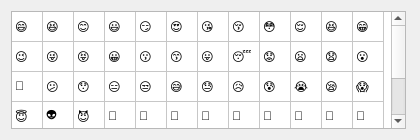
<?xml version="1.0" encoding="UTF-8"?>
<ui version="4.0">
 <class>QMEmoji</class>
 <widget class="QWidget" name="QMEmoji">
  <property name="geometry">
   <rect>
    <x>0</x>
    <y>0</y>
    <width>420</width>
    <height>140</height>
   </rect>
  </property>
  <property name="windowTitle">
   <string>Form</string>
  </property>
  <layout class="QVBoxLayout" name="verticalLayout">
   <item>
    <widget class="QMTable" name="tableWidget">
     <property name="minimumSize">
      <size>
       <width>395</width>
       <height>0</height>
      </size>
     </property>
     <property name="maximumSize">
      <size>
       <width>395</width>
       <height>16777215</height>
      </size>
     </property>
     <property name="dragEnabled">
      <bool>false</bool>
     </property>
     <attribute name="horizontalHeaderVisible">
      <bool>false</bool>
     </attribute>
     <attribute name="horizontalHeaderCascadingSectionResizes">
      <bool>false</bool>
     </attribute>
     <attribute name="horizontalHeaderDefaultSectionSize">
      <number>31</number>
     </attribute>
     <attribute name="verticalHeaderVisible">
      <bool>false</bool>
     </attribute>
     <row>
      <property name="text">
       <string>1</string>
      </property>
     </row>
     <row>
      <property name="text">
       <string>2</string>
      </property>
     </row>
     <row>
      <property name="text">
       <string>3</string>
      </property>
     </row>
     <row>
      <property name="text">
       <string>4</string>
      </property>
     </row>
     <row>
      <property name="text">
       <string>5</string>
      </property>
     </row>
     <column>
      <property name="text">
       <string/>
      </property>
     </column>
     <column>
      <property name="text">
       <string/>
      </property>
     </column>
     <column>
      <property name="text">
       <string/>
      </property>
     </column>
     <column>
      <property name="text">
       <string/>
      </property>
     </column>
     <column>
      <property name="text">
       <string/>
      </property>
     </column>
     <column>
      <property name="text">
       <string/>
      </property>
     </column>
     <column>
      <property name="text">
       <string/>
      </property>
     </column>
     <column>
      <property name="text">
       <string/>
      </property>
     </column>
     <column>
      <property name="text">
       <string/>
      </property>
     </column>
     <column>
      <property name="text">
       <string/>
      </property>
     </column>
     <column>
      <property name="text">
       <string/>
      </property>
     </column>
     <column>
      <property name="text">
       <string/>
      </property>
     </column>
     <item row="0" column="0">
      <property name="text">
       <string>😄</string>
      </property>
     </item>
     <item row="0" column="1">
      <property name="text">
       <string>😆</string>
      </property>
     </item>
     <item row="0" column="2">
      <property name="text">
       <string>😊</string>
      </property>
     </item>
     <item row="0" column="3">
      <property name="text">
       <string>😃</string>
      </property>
     </item>
     <item row="0" column="4">
      <property name="text">
       <string>😏</string>
      </property>
     </item>
     <item row="0" column="5">
      <property name="text">
       <string>😍</string>
      </property>
     </item>
     <item row="0" column="6">
      <property name="text">
       <string>😘</string>
      </property>
     </item>
     <item row="0" column="7">
      <property name="text">
       <string>😚</string>
      </property>
     </item>
     <item row="0" column="8">
      <property name="text">
       <string>😳</string>
      </property>
     </item>
     <item row="0" column="9">
      <property name="text">
       <string>😌</string>
      </property>
     </item>
     <item row="0" column="10">
      <property name="text">
       <string>😆</string>
      </property>
     </item>
     <item row="0" column="11">
      <property name="text">
       <string>😁</string>
      </property>
     </item>
     <item row="1" column="0">
      <property name="text">
       <string>😉</string>
      </property>
     </item>
     <item row="1" column="1">
      <property name="text">
       <string>😜</string>
      </property>
     </item>
     <item row="1" column="2">
      <property name="text">
       <string>😝</string>
      </property>
     </item>
     <item row="1" column="3">
      <property name="text">
       <string>😀</string>
      </property>
     </item>
     <item row="1" column="4">
      <property name="text">
       <string>😗</string>
      </property>
     </item>
     <item row="1" column="5">
      <property name="text">
       <string>😙</string>
      </property>
     </item>
     <item row="1" column="6">
      <property name="text">
       <string>😛</string>
      </property>
     </item>
     <item row="1" column="7">
      <property name="text">
       <string>😴</string>
      </property>
     </item>
     <item row="1" column="8">
      <property name="text">
       <string>😟</string>
      </property>
     </item>
     <item row="1" column="9">
      <property name="text">
       <string>😦</string>
      </property>
     </item>
     <item row="1" column="10">
      <property name="text">
       <string>😧</string>
      </property>
     </item>
     <item row="1" column="11">
      <property name="text">
       <string>😮</string>
      </property>
     </item>
     <item row="2" column="0">
      <property name="text">
       <string>😬</string>
      </property>
     </item>
     <item row="2" column="1">
      <property name="text">
       <string>😕</string>
      </property>
     </item>
     <item row="2" column="2">
      <property name="text">
       <string>😯</string>
      </property>
     </item>
     <item row="2" column="3">
      <property name="text">
       <string>😑</string>
      </property>
     </item>
     <item row="2" column="4">
      <property name="text">
       <string>😒</string>
      </property>
     </item>
     <item row="2" column="5">
      <property name="text">
       <string>😅</string>
      </property>
     </item>
     <item row="2" column="6">
      <property name="text">
       <string>😓</string>
      </property>
     </item>
     <item row="2" column="7">
      <property name="text">
       <string>😥</string>
      </property>
     </item>
     <item row="2" column="8">
      <property name="text">
       <string>😰</string>
      </property>
     </item>
     <item row="2" column="9">
      <property name="text">
       <string>😭</string>
      </property>
     </item>
     <item row="2" column="10">
      <property name="text">
       <string>😪</string>
      </property>
     </item>
     <item row="2" column="11">
      <property name="text">
       <string>😱</string>
      </property>
     </item>
     <item row="3" column="0">
      <property name="text">
       <string>😇</string>
      </property>
     </item>
     <item row="3" column="1">
      <property name="text">
       <string>👽</string>
      </property>
     </item>
     <item row="3" column="2">
      <property name="text">
       <string>😈</string>
      </property>
     </item>
     <item row="3" column="3">
      <property name="text">
       <string>👧</string>
      </property>
     </item>
     <item row="3" column="4">
      <property name="text">
       <string>👨</string>
      </property>
     </item>
     <item row="3" column="5">
      <property name="text">
       <string>👱</string>
      </property>
     </item>
     <item row="3" column="6">
      <property name="text">
       <string>👼</string>
      </property>
     </item>
     <item row="3" column="7">
      <property name="text">
       <string>👮</string>
      </property>
     </item>
     <item row="3" column="8">
      <property name="text">
       <string>👸</string>
      </property>
     </item>
     <item row="3" column="9">
      <property name="text">
       <string>👴</string>
      </property>
     </item>
     <item row="3" column="10">
      <property name="text">
       <string>👷</string>
      </property>
     </item>
     <item row="3" column="11">
      <property name="text">
       <string>💇</string>
      </property>
     </item>
     <item row="4" column="0">
      <property name="text">
       <string>👦</string>
      </property>
     </item>
     <item row="4" column="1">
      <property name="text">
       <string>👩</string>
      </property>
     </item>
     <item row="4" column="2">
      <property name="text">
       <string>👲</string>
      </property>
     </item>
     <item row="4" column="3">
      <property name="text">
       <string>👳</string>
      </property>
     </item>
     <item row="4" column="4">
      <property name="text">
       <string>😻</string>
      </property>
     </item>
     <item row="4" column="5">
      <property name="text">
       <string>💂</string>
      </property>
     </item>
     <item row="4" column="6">
      <property name="text">
       <string>🙉</string>
      </property>
     </item>
     <item row="4" column="7">
      <property name="text">
       <string>💀</string>
      </property>
     </item>
     <item row="4" column="8">
      <property name="text">
       <string>👄</string>
      </property>
     </item>
     <item row="4" column="9">
      <property name="text">
       <string>💋</string>
      </property>
     </item>
     <item row="4" column="10">
      <property name="text">
       <string>👃</string>
      </property>
     </item>
     <item row="4" column="11">
      <property name="text">
       <string>💅</string>
      </property>
     </item>
    </widget>
   </item>
  </layout>
 </widget>
 <customwidgets>
  <customwidget>
   <class>QMTable</class>
   <extends>QTableWidget</extends>
   <header location="global">qmtable.h</header>
  </customwidget>
 </customwidgets>
 <resources/>
 <connections/>
</ui>
